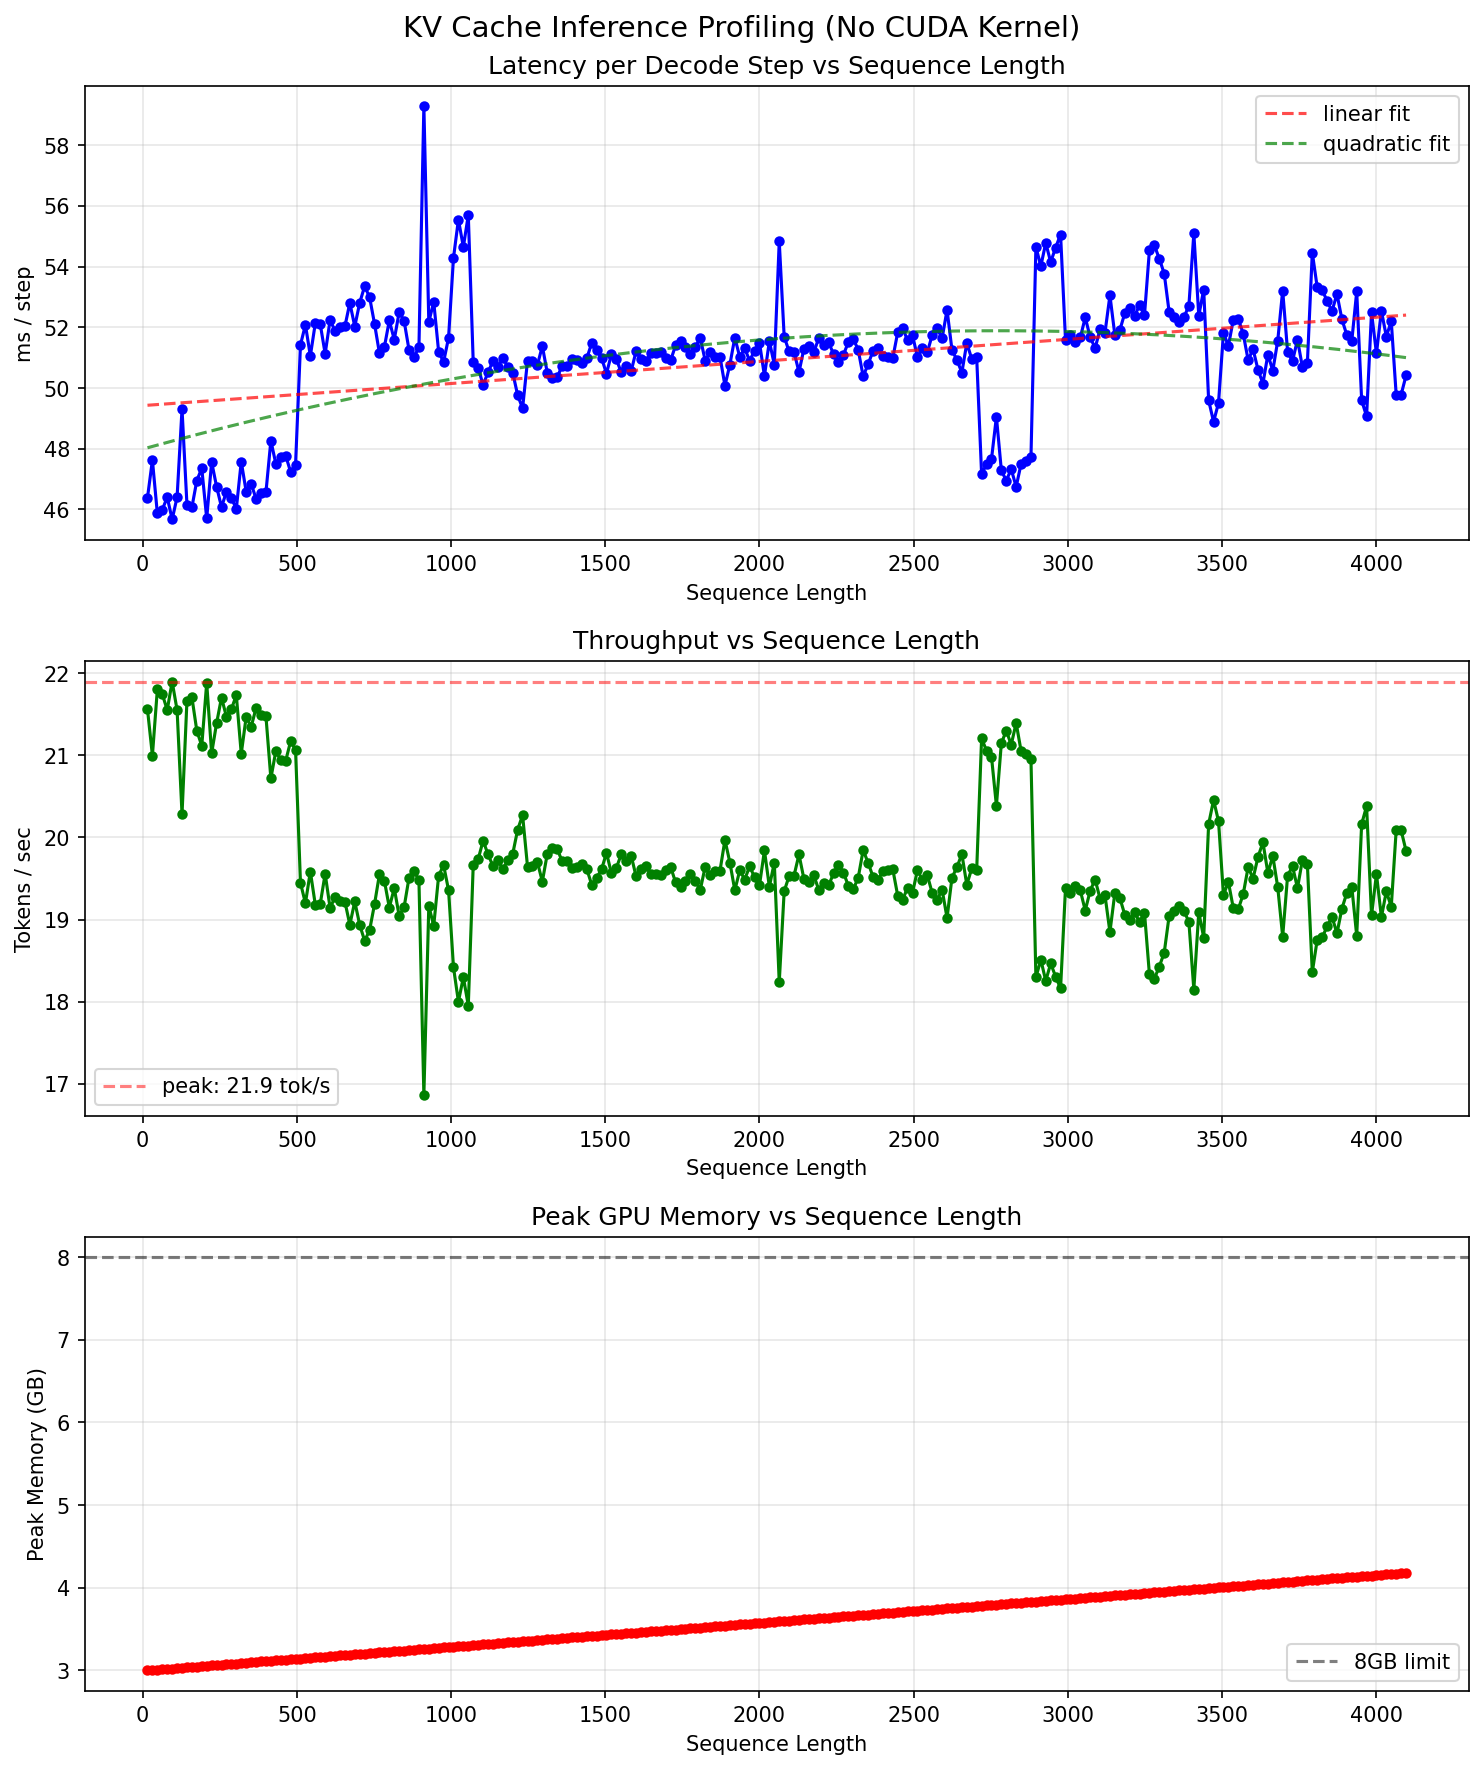

Recreate this plot in Python.
# profile_kvcache.py
import torch
import time
import json
import matplotlib.pyplot as plt
import matplotlib
matplotlib.use('Agg')
from transformers import AutoTokenizer
from model import Qwen25_15B, ModelConfig
from weights import load_weights
from engine import Engine
from sampler import sample

def measure_decode_step(model, prompt_ids, device, cfg):
    from cache import NaiveKVCache
    
    kv_cache = NaiveKVCache(
        num_layers=cfg.num_hidden_layers,
        max_seq_len=4096,
        num_kv_heads=cfg.num_key_value_heads,
        head_dim=cfg.head_dim,
        device=device,
        dtype=next(model.parameters()).dtype
    )
    
    # prefill 只做一次
    with torch.no_grad():
        logits = model(prompt_ids, kv_cache=kv_cache)
    last_token = logits[0, -1:].argmax(-1, keepdim=True)
    prefill_len = kv_cache.seq_len
    torch.cuda.synchronize()
    
    # 多次测 decode，每次测完回滚 seq_len
    runs = 5
    times = []
    with torch.no_grad():
        for i in range(runs + 1):
            # 回滚到 prefill 结束的状态
            kv_cache._seq_len = prefill_len
            
            torch.cuda.synchronize()
            t0 = time.perf_counter()
            _ = model(last_token, kv_cache=kv_cache)
            torch.cuda.synchronize()
            elapsed_ms = (time.perf_counter() - t0) * 1000
            
            if i > 0:  # 跳过第一次预热
                times.append(elapsed_ms)
    
    times.sort()
    return times[len(times) // 2]

def profile_decode_over_length(model, tokenizer, device, seq_lengths, cfg):
    results = []
    base_text = "The quick brown fox jumps over the lazy dog. " * 200
    base_ids = tokenizer.encode(base_text, return_tensors='pt').to(device)
    
    for seq_len in seq_lengths:
        long_ids = base_ids.repeat(1, (seq_len // base_ids.shape[1]) + 2)
        prompt_ids = long_ids[:, :seq_len]
        
        torch.cuda.reset_peak_memory_stats()
        torch.cuda.empty_cache()
        
        try:
            ms = measure_decode_step(model, prompt_ids, device, cfg)
            peak_mem = torch.cuda.max_memory_allocated() / 1024**3
            reserved = torch.cuda.memory_reserved() / 1024**3
            
            results.append({
                'seq_len': seq_len,
                'ms_per_step': ms,
                'tokens_per_sec': 1000 / ms,
                'peak_mem_gb': peak_mem,
            })
            print(f"seq_len={seq_len:5d}  {ms:7.2f}ms  "
                  f"{1000/ms:6.1f} tok/s  "
                  f"alloc={peak_mem:.3f}GB  reserved={reserved:.3f}GB")
                  
        except (torch.cuda.OutOfMemoryError, torch.AcceleratorError):
            print(f"seq_len={seq_len:5d}  OOM")
            torch.cuda.empty_cache()
            break
    
    return results

def plot_results(results, save_path="profile_kvcache.png"):
    seq_lens = [r['seq_len'] for r in results]
    ms_steps = [r['ms_per_step'] for r in results]
    tps = [r['tokens_per_sec'] for r in results]
    mems = [r['peak_mem_gb'] for r in results]
    
    fig, axes = plt.subplots(3, 1, figsize=(10, 12))
    fig.suptitle('KV Cache Inference Profiling (No CUDA Kernel)', fontsize=14)
    
    # 图1：ms/step vs seq_len
    axes[0].plot(seq_lens, ms_steps, 'b-o', markersize=4)
    axes[0].set_xlabel('Sequence Length')
    axes[0].set_ylabel('ms / step')
    axes[0].set_title('Latency per Decode Step vs Sequence Length')
    axes[0].grid(True, alpha=0.3)
    # 标注理论二次方趋势线
    if len(seq_lens) > 1:
        import numpy as np
        x = np.array(seq_lens)
        # 用前几个点拟合线性和二次
        coeffs_linear = np.polyfit(x, ms_steps, 1)
        coeffs_quad = np.polyfit(x, ms_steps, 2)
        x_fit = np.linspace(x[0], x[-1], 200)
        axes[0].plot(x_fit, np.polyval(coeffs_linear, x_fit), 
                    'r--', alpha=0.7, label='linear fit')
        axes[0].plot(x_fit, np.polyval(coeffs_quad, x_fit), 
                    'g--', alpha=0.7, label='quadratic fit')
        axes[0].legend()
    
    # 图2：tokens/sec vs seq_len
    axes[1].plot(seq_lens, tps, 'g-o', markersize=4)
    axes[1].set_xlabel('Sequence Length')
    axes[1].set_ylabel('Tokens / sec')
    axes[1].set_title('Throughput vs Sequence Length')
    axes[1].grid(True, alpha=0.3)
    axes[1].axhline(y=max(tps), color='r', linestyle='--', 
                   alpha=0.5, label=f'peak: {max(tps):.1f} tok/s')
    axes[1].legend()
    
    # 图3：显存 vs seq_len
    axes[2].plot(seq_lens, mems, 'r-o', markersize=4)
    axes[2].set_xlabel('Sequence Length')
    axes[2].set_ylabel('Peak Memory (GB)')
    axes[2].set_title('Peak GPU Memory vs Sequence Length')
    axes[2].grid(True, alpha=0.3)
    axes[2].axhline(y=8.0, color='k', linestyle='--', 
                   alpha=0.5, label='8GB limit')
    axes[2].legend()
    
    plt.tight_layout()
    plt.savefig(save_path, dpi=150, bbox_inches='tight')
    print(f"\n图表已保存到 {save_path}")


if __name__ == "__main__":
    device = 'cuda'
    cfg = ModelConfig()
    model = Qwen25_15B(cfg)
    model = load_weights(model, "./weights")
    model = model.to(torch.bfloat16).to(device)
    # this can increase performance by ~65%, but we are doing it ourself.
    # model = torch.compile(model, mode="reduce-overhead") 
    tokenizer = AutoTokenizer.from_pretrained("./weights")

    # seq_len 从 16 到 4096，间隔 16
    import numpy as np
    seq_lengths = list(range(16, 4097, 16))  # 256 个数据点

    print(f"{'seq_len':>8} {'ms/step':>10} {'tok/s':>8} {'mem(GB)':>10}")
    print("-" * 45)
    
    results = profile_decode_over_length(model, tokenizer, device, seq_lengths, cfg=cfg)
    
    # 保存原始数据
    with open("profile_kvcache.json", "w") as f:
        json.dump(results, f, indent=2)
    print(f"\n数据已保存到 profile_kvcache.json")
    
    # 出图
    plot_results(results)
    
    # 打印关键统计
    print("\n=== 关键统计 ===")
    print(f"seq_len=16:   {results[0]['ms_per_step']:.2f}ms")
    if len(results) >= 32:
        print(f"seq_len=512:  {results[31]['ms_per_step']:.2f}ms")
    if len(results) >= 64:
        print(f"seq_len=1024: {results[63]['ms_per_step']:.2f}ms")
    if len(results) >= 128:
        print(f"seq_len=2048: {results[127]['ms_per_step']:.2f}ms")
    if len(results) >= 256:
        print(f"seq_len=4096: {results[255]['ms_per_step']:.2f}ms")
    if len(results) > 1:
        ratio = results[-1]['ms_per_step'] / results[0]['ms_per_step']
        print(f"增长倍数 (first→last): {ratio:.2f}x")
